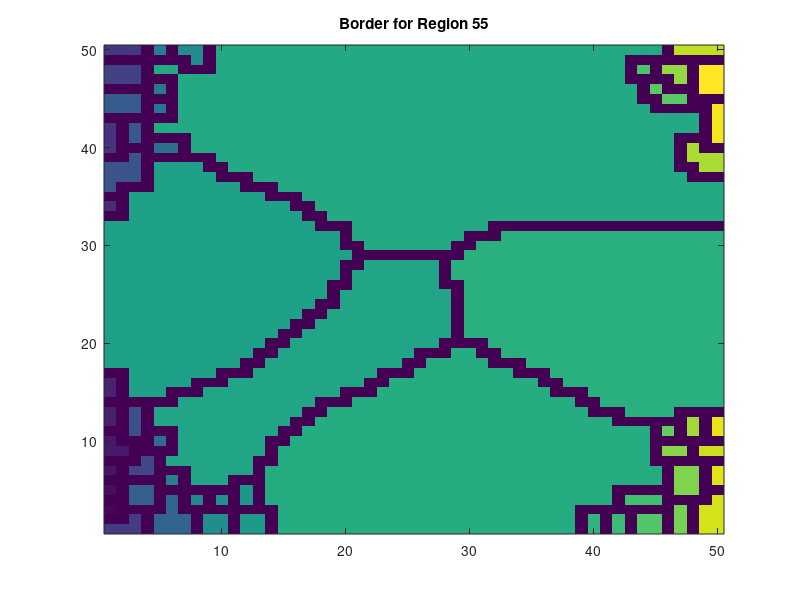

Write MATLAB code to recreate this figure.
function [rgn, rgn_lbls, borders, Amatr] = labelWShedBorders_imdilate(Ldata,exclusion_val,f_disp,ax) 
%lableWShedBorders_imdilate determines the pixel linear indices of each region of a labeled image, 
% the pixel linear indices for the borders of each region, and the adjacencies of each region.
%
% INPUTS:
%   Ldata  -- 2D matrix of labeled image data. Assumes boundaries are 
%             labeled 0 as for the output of watershed.  
%             defaults to abs(peaks(50))+randn(50)*.01.
%   exclusion_val -- value of 
%   f_disp -- flag indicator whether to plot. 
%             defaults to false, unless using default Ldata.
% OUTPUTS:
%   rgn         -- 1D cell array of vector lists of linear idx of all pixels for each region.
%   rgn_lbls    -- vector of region labels.
%   Lborders    -- 1D cell array of vector lists of linear idx of border pixels for each region. 
%   amatr       -- two-column matrix of region adjacencies.
%                  each row contains region lables of two adjacent regions.  
%
%   Copyright 2022 Prerau Lab - http://www.sleepEEG.org
%   This work is licensed under a Creative Commons Attribution-NonCommercial-ShareAlike 4.0 International License.
%   (http://creativecommons.org/licenses/by-nc-sa/4.0/)
%      
%   Authors: Patrick Stokes
%
% Created on: 20171016 -- forked from version in wshed1
% Modified: 20190422 -- made faster by using regionprops to get pixelIdxList
%           20190214 -- cleaned up for toolbox
%           20171016 -- changed to return rgn 
%

%*************************
% Handle variable inputs *
%*************************
if nargin < 4
    ax = [];
end
if nargin < 3
    f_disp = [];
end
if nargin < 2
    exclusion_val = [];
end
if nargin < 1
    Ldata = [];
end

%************************
% Set default arguments *
%************************
if isempty(f_disp)
    f_disp = 0;
end
if isempty(Ldata)    
    N = 50;
    I = abs(peaks(N))+randn(N)*.01;
    Ldata = watershed(-I);
    f_disp = 1;
end
if f_disp > 0 && isempty(ax)
    fh = figure; 
    ax = axes(fh);
    imagesc(ax,Ldata);
    axis(ax,'xy');
    axis(ax,'tight');
end

%***********************
% Initialize variables *
%***********************
% Data image size
[num_rows,num_cols] = size(Ldata);

% Determine region labels
Ldata = double(Ldata);
%rgn_lbls = unique(Ldata);
%rgn_lbls = setdiff(rgn_lbls,0); 
%rgn_lbls = setdiff(rgn_lbls,[0, exclusion_val]); %

% Convolution matrix to get border
H_border = [1 1 1; 1 -8 1; 1 1 1];

% Convolution matrix for dilation to get neighbors. Same as strel3.Neighborhood
H_dilate = [1   1   1   1   1; ...
    1   1   1   1   1; ...
    1   1   1   1   1; ...
    1   1   1   1   1; ...
    1   1   1   1   1];

%*******************************************************************
% For each region, determine border pixels and neighboring regions *
%*******************************************************************
region_props = regionprops(Ldata,'PixelIdxList','Area'); 

% If exclusion_val, remove empty regions 
if ~isempty(exclusion_val)
    good_regions = cat(1,region_props.Area) > 0;
    % Last region contains all excluded regions, so ignore
    good_regions(end) = 0;
    region_props = region_props(good_regions);
end

% Get region label of first pixel in each region
rgn_lbls = Ldata(cellfun(@(x)x(1),{region_props.PixelIdxList}));

num_rgns = length(rgn_lbls);

% Create a cell for the number of regions
rgn = cell(1,num_rgns);
borders = cell(1,num_rgns);
nbr_matrs = cell(1,num_rgns);

for ii = 1:num_rgns
    curr_rgn_lbl = rgn_lbls(ii);
    
    % Get linear indices of current region pixels
    % curr_rgn_img = (Ldata == curr_rgn_lbl);
    % rgn{ii} = find(curr_rgn_img);    
    rgn{ii} = region_props(ii).PixelIdxList;
    
    % Convert to row and column coordinates of region pixels
    [i_full,j_full] = ind2sub([num_rows,num_cols],rgn{ii});
    
    %**********************************************
    % Convert to subimage for faster computations *
    %**********************************************
    % Size of padding around current region
    im_buffer = 3;
    
    % Get the bounds of the selected pixels
    i_min = max(min(i_full)-im_buffer,1);
    i_max = min(max(i_full)+im_buffer,num_rows);
    
    j_min = max(min(j_full)-im_buffer,1);
    j_max = min(max(j_full)+im_buffer,num_cols);
    
    % Extract the sub_image
    % sub_img = curr_rgn_img(i_min:i_max,j_min:j_max);
    sub_Ldata = Ldata(i_min:i_max,j_min:j_max);
    sub_img = sub_Ldata==curr_rgn_lbl;
    
    
    %**********************************
    % Determine current border pixels *
    %**********************************
    % Filter the subimage to get border
    sub_border = find(conv2(double(sub_img),H_border,'same')>0);
    
    % Convert linear indices of border to coords in subimage
    [i_sub,j_sub] = ind2sub(size(sub_img),sub_border);
    
    % Convert from sub_image coords to back to the original coords
    i_full = i_sub+i_min-1;
    j_full = j_sub+j_min-1;
    
    % Convert to linear indicies
    borders{ii} = sub2ind([num_rows num_cols],i_full,j_full);
    
    %******************************
    % Determine current neighbors *
    %******************************
    % Filter the subimage to dilate the region by two pixels. 
    % Actually need strel3 to grow by 2.
    msk3 = conv2(double(sub_img),H_dilate,'same')>0;
    
    % Remove orginal region and borders from dilation
    msk3(sub_img | sub_Ldata == 0) = false;
        
    % Retrieve the list of neighbors
    nbr_rgns = unique(sub_Ldata(msk3));
    nbr_rgns = setdiff(nbr_rgns, [0, exclusion_val]);

    % Form submatrix of current neighbors list
    nbr_matrs{ii} = [curr_rgn_lbl*ones(length(nbr_rgns),1), nbr_rgns];

end

%****************************************************
% Form adjacency matrix by appending neighbor lists *
%****************************************************
Amatr = [];
if num_rgns>1
    for ii = 1:length(nbr_matrs)
        Amatr = [Amatr; nbr_matrs{ii}];
    end
    Amatr = unique(Amatr,'rows');
end

%****************************************
% Include border pixels in region lists *
%****************************************
for ii = 1:num_rgns
    rgn{ii} = unique([rgn{ii}; borders{ii}]); 
end

%*******************************************
% Show image. Sequentially display borders *
%*******************************************
if f_disp > 0
    hold on;
    for ii = 1:length(borders)
        [tmp_row, tmp_col] = ind2sub([num_rows num_cols],borders{ii});
        p = plot(ax,tmp_col,tmp_row,'wo','markerfacecolor','w','markersize',3);
        title(ax,['Border for Region ' num2str(rgn_lbls(ii))]);
        pause(1);
        delete(p);
    end
end
